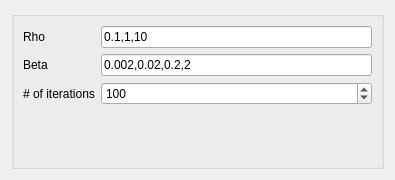
<?xml version="1.0" encoding="UTF-8"?>
<ui version="4.0">
 <class>Form</class>
 <widget class="QWidget" name="Form">
  <property name="geometry">
   <rect>
    <x>0</x>
    <y>0</y>
    <width>395</width>
    <height>180</height>
   </rect>
  </property>
  <property name="sizePolicy">
   <sizepolicy hsizetype="Ignored" vsizetype="Ignored">
    <horstretch>0</horstretch>
    <verstretch>0</verstretch>
   </sizepolicy>
  </property>
  <property name="windowTitle">
   <string>Form</string>
  </property>
  <layout class="QVBoxLayout" name="verticalLayout">
   <item>
    <widget class="QGroupBox" name="formGroupBox">
     <property name="title">
      <string/>
     </property>
     <layout class="QFormLayout" name="formLayout">
      <item row="1" column="0">
       <widget class="QLabel" name="rho_label">
        <property name="text">
         <string>Rho</string>
        </property>
       </widget>
      </item>
      <item row="4" column="0">
       <widget class="QLabel" name="beta_label">
        <property name="text">
         <string>Beta</string>
        </property>
       </widget>
      </item>
      <item row="1" column="1">
       <widget class="QLineEdit" name="rho_lineEdit">
        <property name="text">
         <string>0.1,1,10</string>
        </property>
       </widget>
      </item>
      <item row="4" column="1">
       <widget class="QLineEdit" name="beta_lineEdit">
        <property name="text">
         <string>0.002,0.02,0.2,2</string>
        </property>
       </widget>
      </item>
      <item row="5" column="0">
       <widget class="QLabel" name="niter_label">
        <property name="text">
         <string># of iterations</string>
        </property>
       </widget>
      </item>
      <item row="5" column="1">
       <widget class="QSpinBox" name="niter_spinBox">
        <property name="minimum">
         <number>1</number>
        </property>
        <property name="maximum">
         <number>1000</number>
        </property>
        <property name="value">
         <number>100</number>
        </property>
       </widget>
      </item>
     </layout>
    </widget>
   </item>
  </layout>
 </widget>
 <resources/>
 <connections/>
</ui>
